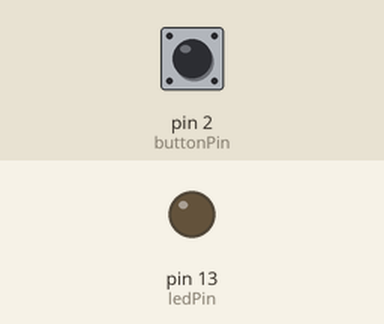
This sketch was run on a simulated Arduino Uno, built with avr-gcc and run on an emulated ATmega328P. Parts: output pins drawn as LEDs (lit = HIGH). Dashed ring = blinking. The test bench sets the inputs (shaded band); at power-on: pin 2 (buttonPin) LOW. What the sketch prints to the serial monitor is not drawn.

Above: at 1.2 s.
1.3 s: pin 2 (buttonPin) pulled HIGH for 0.15 s
At 1.37 s:
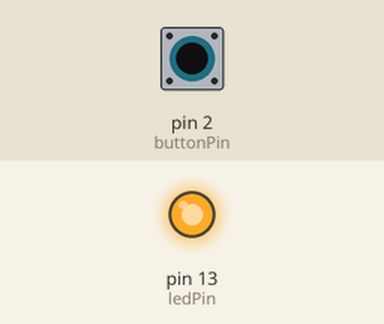
2.9 s: pin 2 (buttonPin) pulled HIGH for 1 s
At 5.1 s:
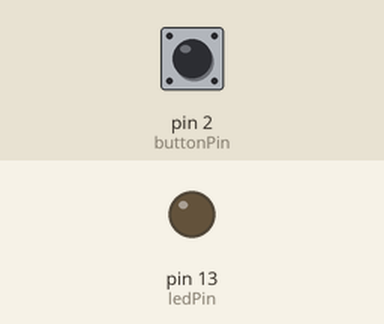
5.4 s: pin 2 (buttonPin) pulsed HIGH 2 times (0.12 s each, 0.3 s apart)
At 5.46 s:
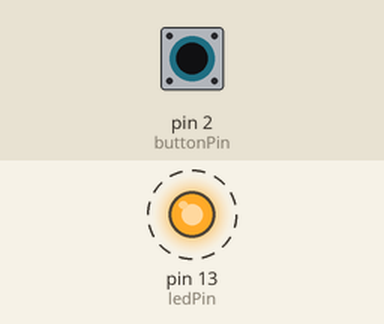
7.5 s: pin 2 (buttonPin) driven HIGH
At 8.1 s:
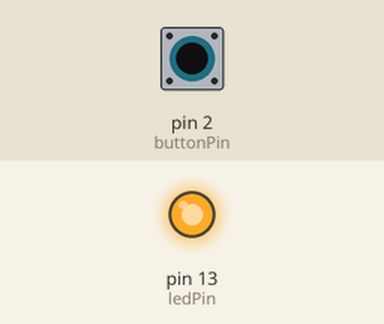
9.3 s: pin 2 (buttonPin) driven LOW
At 10.7 s:
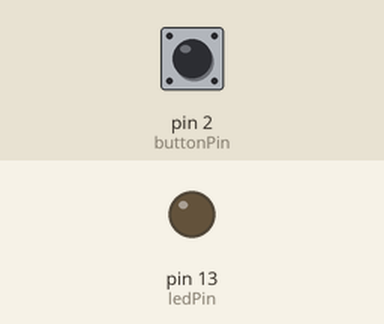
Timing chart, 0 to 11.8 s (numbered marks = the images above; inputs shaded):
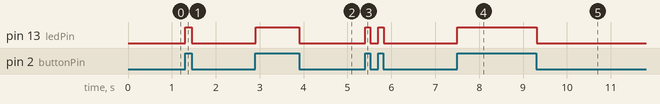

Measured:
- after the input at 1.3 s, pin 13 (ledPin): LOW → HIGH at once, → LOW 0.15 s later
- after the input at 2.9 s, pin 13 (ledPin): LOW → HIGH at once, → LOW 1.0 s later
- after the input at 5.4 s, pin 13 (ledPin): alternates HIGH for 0.12 s and LOW for 0.18 s, 4 changes in all, then stays LOW, starting at once
- after the input at 7.5 s, pin 13 (ledPin): LOW → HIGH at once
- after the input at 9.3 s, pin 13 (ledPin): HIGH → LOW at once

The sketch:

sketch_apr02a.ino
```cpp
const int buttonPin = 2;     // the number of the pushbutton pin
const int ledPin =  13;      // the number of the LED pin

int buttonState = 0;

void setup() {
  Serial.begin(9600);

  pinMode(ledPin, OUTPUT);
  pinMode(buttonPin, INPUT);

  digitalWrite(ledPin, HIGH);
}

void loop() {
  buttonState = digitalRead(buttonPin);
  Serial.write(buttonState);

  if (buttonState == HIGH) {
    Serial.write("push");
    digitalWrite(ledPin, HIGH);
  } else {
    digitalWrite(ledPin, LOW);
  }
}
```
